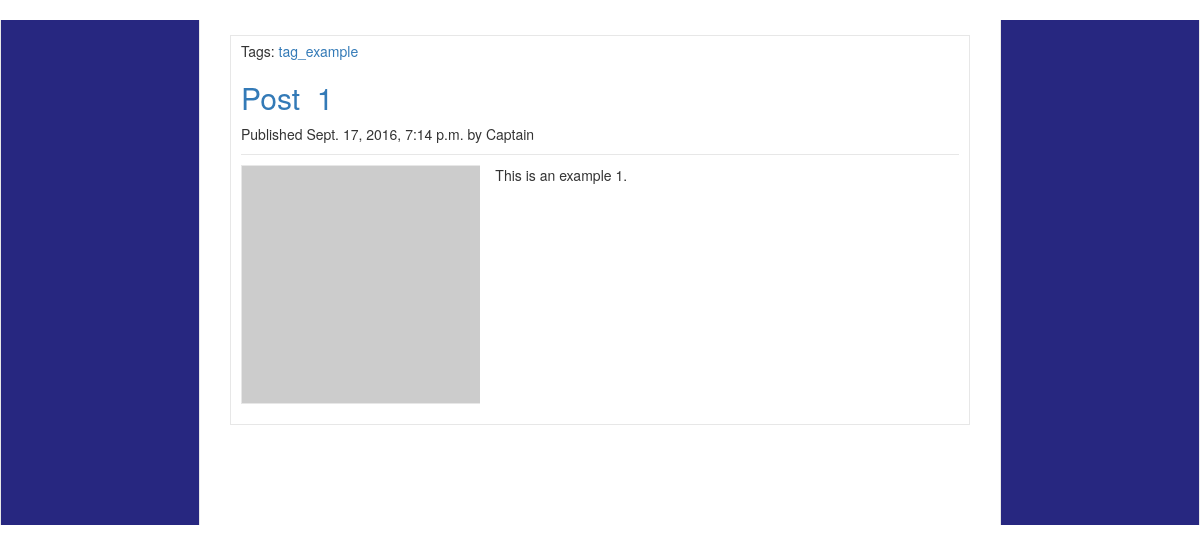
/blog, run on an earlier commit of the app's database.
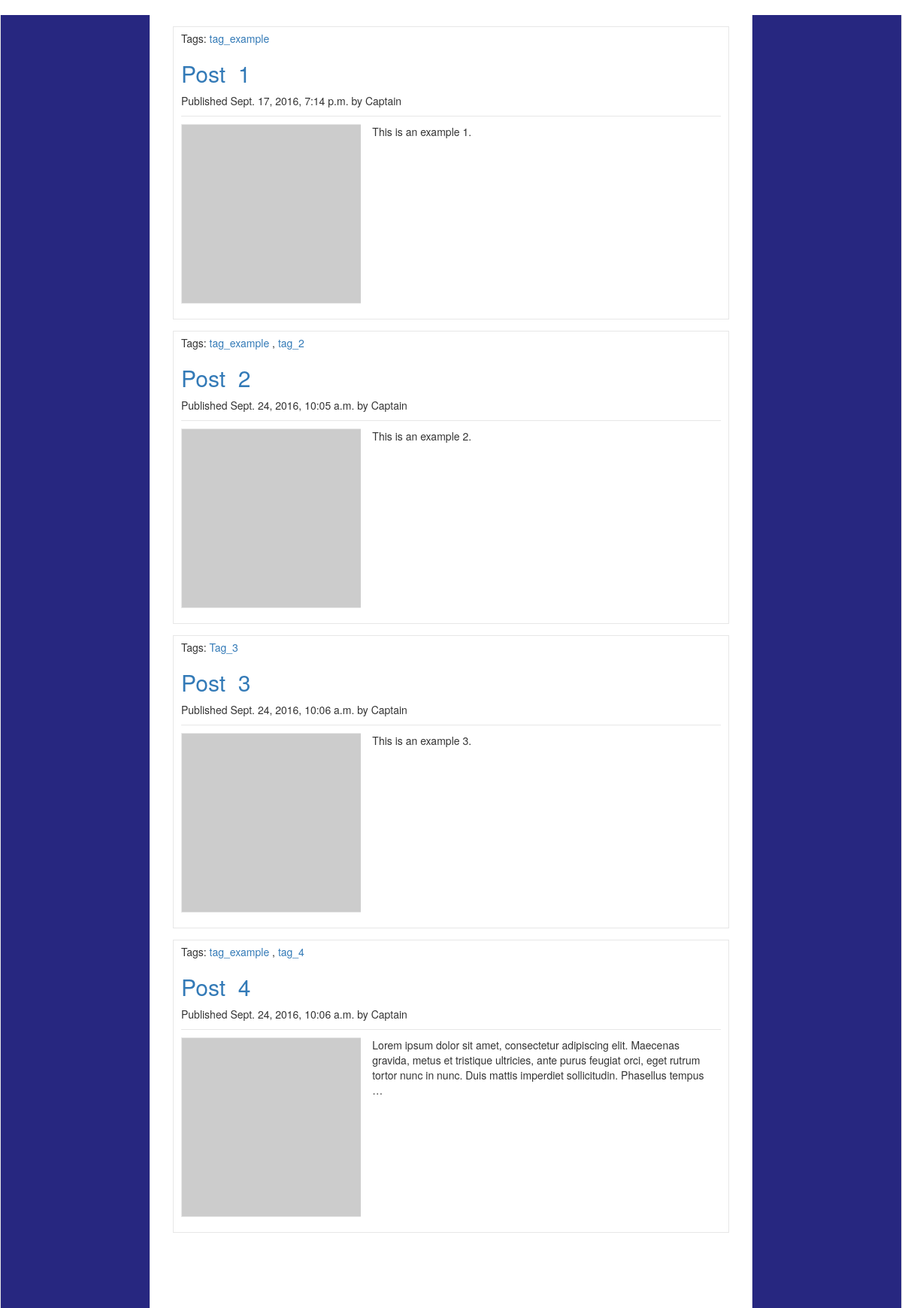
And on a later commit of the database.
### blog/models.py (models this page shows, shortened)
class Post(models.Model):
    STATUS_CHOICES = (
        ('draft', 'Draft'),
        ('published', 'Published'),
    )
    title = models.CharField(max_length=250)
    slug = models.SlugField(max_length=250,
                            unique_for_date='publish')
    author = models.ForeignKey(User,
                               related_name='blog_posts')
    body = models.TextField()
    publish = models.DateTimeField(default=timezone.now)
    created = models.DateTimeField(auto_now_add=True)
    updated = models.DateTimeField(auto_now=True)
    status = models.CharField(max_length=10,
							choices = STATUS_CHOICES,
							default ='draft')
    image = models.FileField(null = True)
    class Meta:
        ordering = ('publish',)
    objects = models.Manager()				# the dafault manager
    published = PublishedManager()			# our custom manager
    tags = TaggableManager()                # add, retrieve and remove tags from Post objects
    def get_absolute_url(self):
        return reverse('blog:post_detail',
						args = [self.slug])

### blog/views.py (the view)
def post_home(request, tag_slug=None):
    object_list = Post.published.all()
    tag = None
    if tag_slug:
        tag = get_object_or_404(Tag, slug=tag_slug)
        object_list = object_list.filter(tag__in=[tag])
    paginator = Paginator(object_list, 4)               #3 post in each page
    page = request.GET.get('page')
    try:
        posts = paginator.page(page)
    except PageNotAnInteger:
        posts = paginator.page(1)                       #if page is not an integer deliver the first page
    except EmptyPage:
        posts = paginator.page(paginator.num_pages)     #if page is out of range deliver last page of results
    return render(request,
                'blog/post_list.html',
                {'page' : page,
                'posts' : posts,
                'tag': tag})

### blog/models.py (called while the page is built)
    def get_queryset(self):
        return super(PublishedManager,
                    self).get_queryset()\
                        .filter(status='published')

### blog/templates/blog/post_list.html (shortened to what this page needs)
﻿{% extends "base.html" %}
{% block content %}
	<section id="rg_grid">
        <div class="container-fluid">
            {% for post in posts %}
            <div class="block">
                <div class="preview-title">
                    <p class="tags">
                        Tags:
                        {% for tag in post.tags.all %}
                        <a href="{% url "blog:post_list_by_tag" tag.slug %}">
                            {{ tag.name }}
                        </a>
                        {% if not forloop.last %}, {% endif %}
                        {% endfor %}
                        <h2>
                            <a href="{{ post.get_absolute_url }}">{{ post.title }}</a>
                        </h2>
                    </p>
                    <p class="date">
                        Published {{ post.publish }} by {{ post.author }}
                    </p>
                </div>
                <div class="container-fluid">
                    <div class="row">
                        <div class="wrap-image col-xs-4">
                            <div class="preview-image"><img src={{ post.image.url }}></div>
                        </div>
                        <div class="col-xs-8">
                            <div class="preview-content">{{ post.body|truncatewords:30|linebreaks }}</div>
                        </div>
                    </div>
                </div>
            </div>
            {% endfor %}
        </div>
	</section>
{% endblock %}

### homepage/templates/base.html (shortened to what this page needs)
﻿<!DOCTYPE html>
<html lang="en">
	{% load staticfiles %}
	<head>
		<link href="{% static 'bootstrap/css/bootstrap.min.css' %}" rel="stylesheet">
		<link href="{% static 'css/global.css' %}" rel="stylesheet">
		<link href="{% static 'css/content.css' %}" rel="stylesheet">
		<link href="{% static 'css/back_to_top_arrow.css' %}" rel="stylesheet">
		<link href="{% static 'css/menu.css' %}" rel="stylesheet">
		<link href="{% static 'css/pagination.css' %}" rel="stylesheet">
		<link href="{% static 'css/post_list.css' %}" rel="stylesheet">
	</head>
	<body>
		<section id="sk_content">
			<div class="container-fluid">
				<div class="row">
					<div class="col col-sm-2 hidden-xs"></div>
					<div class="col col-sm-8">
					{% block content %}
					{% endblock %}
					</div>
					<div class="col col-sm-2 hidden-xs"></div>
				</div>
			</div>
		</section>
	</body>
</html>

### homepage/static/css/global.css (style rules this page uses)
:root { #--main-bg-color: #F8F8F8; --main-bg-color: #272780; --main-border-color: #E7E7E7; --main-hover-color: var(--main-border-color); --main-small-color: #777777; }
html, body { height: 100%; }

### homepage/static/css/content.css (style rules this page uses)
#sk_content, #sk_content > .container-fluid, #sk_content > .container-fluid > .row, #sk_content > .container-fluid > .row > .col { height: 100%; }
#sk_content > .container-fluid > .row > .hidden-xs { height: 100%; background-color: var(--main-bg-color); border-width: 0 1px 0; border-style: solid; border-color: var(--main-border-color); }

### homepage/static/css/pagination.css (style rules this page uses)
section#sk_content div.col-sm-8 { height: 100%; }

### homepage/static/css/post_list.css (style rules this page uses)
section#rg_grid div.block { position: relative; border: solid 1px var(--main-border-color); padding: 10px; padding-top: 5px; margin-top: 15px; }
section#rg_grid div.block div.preview-title { border-bottom: solid 1px var(--main-border-color); }
section#rg_grid div.block div.preview-title h2 { overflow: hidden; white-space: nowrap; text-overflow: ellipsis; }
section#rg_grid div.block div.preview-content { margin-top: 10px; }
section#rg_grid div.block div.wrap-image { padding: 10px 0; overflow: hidden; }
section#rg_grid div.block div.preview-image img { height: 100%; border: solid 1px var(--main-border-color); }

What changed in the data, as far as the page shows it:
added Post: title "Post_2", publish "Sept. 24, 2016, 10:05 a.m.", author "Captain", image (picture), body "This is an example 2.", Tag (name "tag_example")
added Tag: name "tag_2", shown under "Post_2"
added Post: title "Post_3", publish "Sept. 24, 2016, 10:06 a.m.", author "Captain", image (picture), body "This is an example 3."
added Tag: name "Tag_3", shown under "Post_3"
added Post: title "Post_4", publish "Sept. 24, 2016, 10:06 a.m.", author "Captain", image (picture), body "Lorem ipsum dolor sit amet, consectetur adipiscing elit. Maecenas gravida, metus et tristique ultricies, ante purus feugiat orci, eget rutrum tortor nunc in nunc. Duis mattis imperdiet sollicitudin. Phasellus tempus …", Tag (name "tag_example")
added Tag: name "tag_4", shown under "Post_4"
